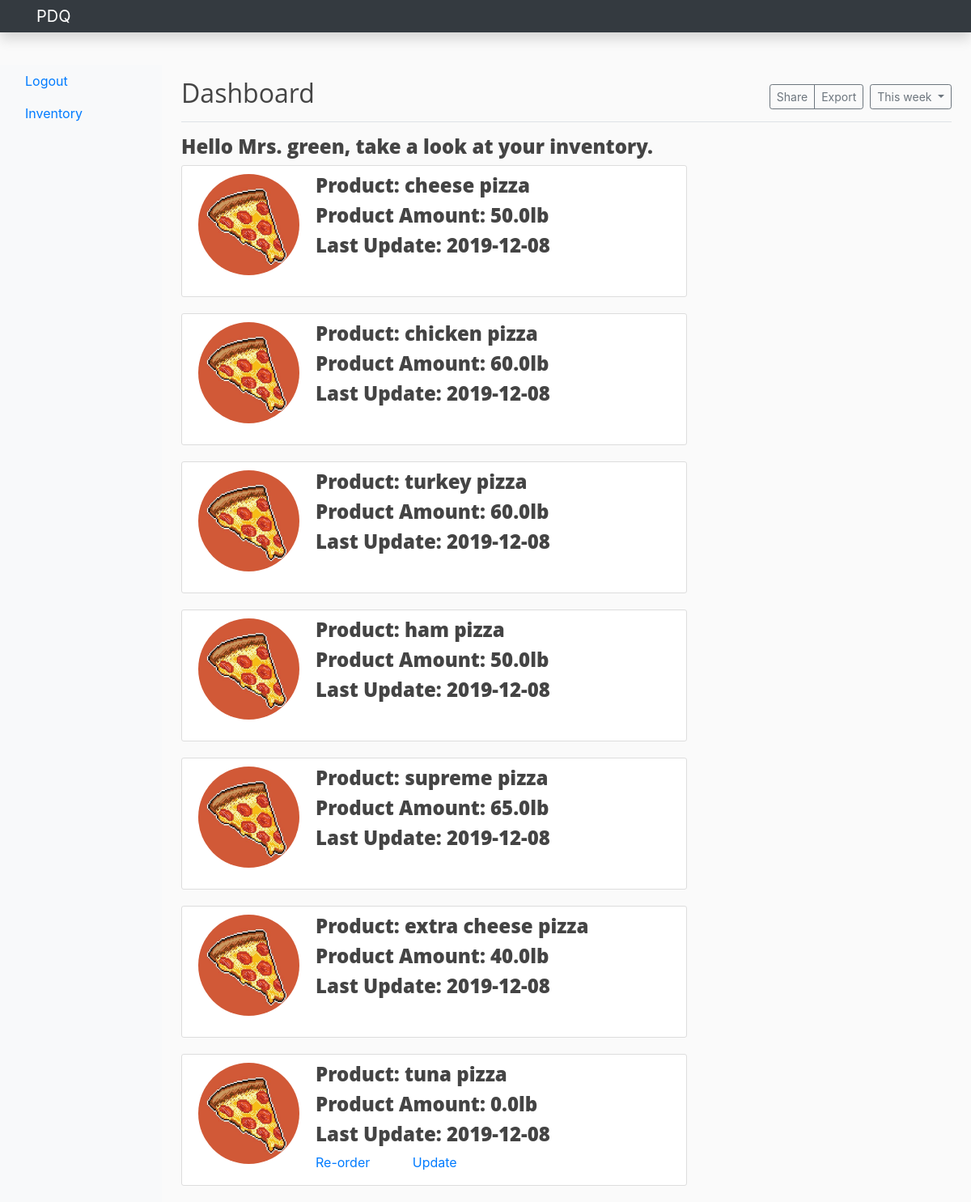
Page /account (signed in) on the committed database.
### PDQ/models.py (models this page shows, shortened)
class User(db.Model, UserMixin):
	id = db.Column(db.Integer, primary_key=True)
	title = db.Column(db.String(20), nullable=False)
	first_name = db.Column(db.String(20), nullable=False)
	last_name = db.Column(db.String(20), nullable=False)
	user_role = db.Column(db.String(120), unique=False, nullable=False)
	email = db.Column(db.String(120), unique=True, nullable=False)
	image_file = db.Column(db.String(20), nullable=False, default='restaurant.png')
	password = db.Column(db.String(60), nullable=False)
	store = db.relationship('Store', backref='manager', lazy=True)

class sInventory(db.Model):
	stock_id = db.Column(db.Integer, db.ForeignKey('stock.id'), primary_key=True)
	store_id = db.Column(db.Integer, db.ForeignKey('store.id'), primary_key=True)
	name = db.Column(db.String(100), nullable=False)
	unit = db.Column(db.Text, nullable=False)
	amount = db.Column(db.Float, nullable=False)
	image_file = db.Column(db.String(20), nullable=False, default='pizza.jpg')
	last_update = db.Column(db.DateTime, nullable=False, default=datetime.utcnow)

### PDQ/routes.py (the view)
@app.route("/account")
def account():
	store_inventory=sInventory.query.all()
	factory_inventory=fInventory.query.all()
	stores=Store.query.all()
	stocks=Stock.query.all()
	St_id=0
	Tq=0
	unit=''
	order_list=(', '.join(Reorder()))
	subject='Re-oder'
	message=''
	image_file_factory = url_for('static', filename='pep.png')
	image_file_store = url_for('static', filename='pizza.jpg')
	for store in stores:
		if store.manager_id==current_user.id:
			St_id=store.id
			Tq=store.TQvalue
			ordering=str(Tq+20)
			for stock in stocks:
				if stock.name in order_list:
					unit=stock.unit
			message='The'+ ' ' +str(store.address)+ ' ' + 'PDQ store would like to order'+ ' ' + order_list+ ' ' + ordering + ' ' + unit + '.'+' '+'Thank you.'
	return render_template('account.html', title='Account', factory_inventory=factory_inventory, store_inventory=store_inventory, stores=stores, St_id=St_id, Tq=Tq,
							subject=subject, message=message, image_file_factory=image_file_factory, image_file_store=image_file_store)

### PDQ/models.py (called while the page is built)
@login_manager.user_loader
def load_user(user_id):
	return User.query.get(int(user_id))

### PDQ/routes.py (called while the page is built)
def Reorder():
	store=Store.query.all()
	store_inventory=sInventory.query.all()
	factory_inventory=fInventory.query.all()
	reorder=[]
	for s in store:
		if current_user.id == s.manager_id:
			St_id=s.id
			St_tq=s.TQvalue
			if s.type=='Store':
				for i in store_inventory:
					if i.store_id == St_id and i.amount <= St_tq:
						reorder.append(i.name)
			else:
				for i in factory_inventory:
					if i.store_id == St_id and i.amount <= St_tq:
						reorder.append(i.name)
	return reorder

### PDQ/templates/account.html (shortened to what this page needs)
{%extends "layout.html"%}
{%block content%}
	<h4>Hello {{current_user.title}} {{current_user.last_name}}, take a look at your inventory.</h4>
			{%for i in store_inventory%}
				{%if i.store_id == St_id%}
					<article class="media content-section">
						<div class= "media">
							<img class = "rounded-circle account-img" src="{{image_file_store}}">
					  <div class="media-body">
						<h4><a class="article-title">Product: {{ i.name }}</a></h4>
						<h4><a class="article-title">Product Amount: {{ i.amount }}{{ i.unit }}</a></h4>
						<h4><a class="article-title">Last Update: {{ i.last_update.strftime('%Y-%m-%d') }}</a></h4>
						{%if Tq > i.amount%}
						<a class="mr-5" href="mailto:lundyshemar@yahoo.com?subject=Re-order&amp;body={{message}}">Re-order</a>
						{%endif%}
						{%if Tq > i.amount%}
						<a class="mr-5" href="{{url_for('updateStock', stock_id=i.stock_id)}}">Update</a>
						{%endif%}
					  </div>
					</article>
				{%endif%}
			{%endfor%}
{%endblock content%}

### PDQ/static/main.css (style rules this page uses)
body { background: #fafafa; color: #333333; margin-top: 5rem; }
h1, h2, h3, h4, h5, h6 { color: #444444; font-weight: 800; font-family: 'Open Sans', 'Helvetica Neue', Helvetica, Arial, sans-serif; }
.content-section { background: #ffffff; padding: 10px 20px; border: 1px solid #dddddd; border-radius: 3px; margin-bottom: 20px; }
.article-title { color: #444444; }
.account-img { height: 125px; width: 125px; margin-right: 20px; margin-bottom: 16px; }

### rows in the picture
User: title "Mrs.", last_name "green"
sInventory: name "cheese pizza", amount "50.0", unit "lb", last_update "2019-12-08"
sInventory: name "chicken pizza", amount "60.0", unit "lb", last_update "2019-12-08"
sInventory: name "turkey pizza", amount "60.0", unit "lb", last_update "2019-12-08"
sInventory: name "ham pizza", amount "50.0", unit "lb", last_update "2019-12-08"
sInventory: name "supreme pizza", amount "65.0", unit "lb", last_update "2019-12-08"
sInventory: name "extra cheese pizza", amount "40.0", unit "lb", last_update "2019-12-08"
sInventory: name "tuna pizza", amount "0.0", unit "lb", last_update "2019-12-08"
